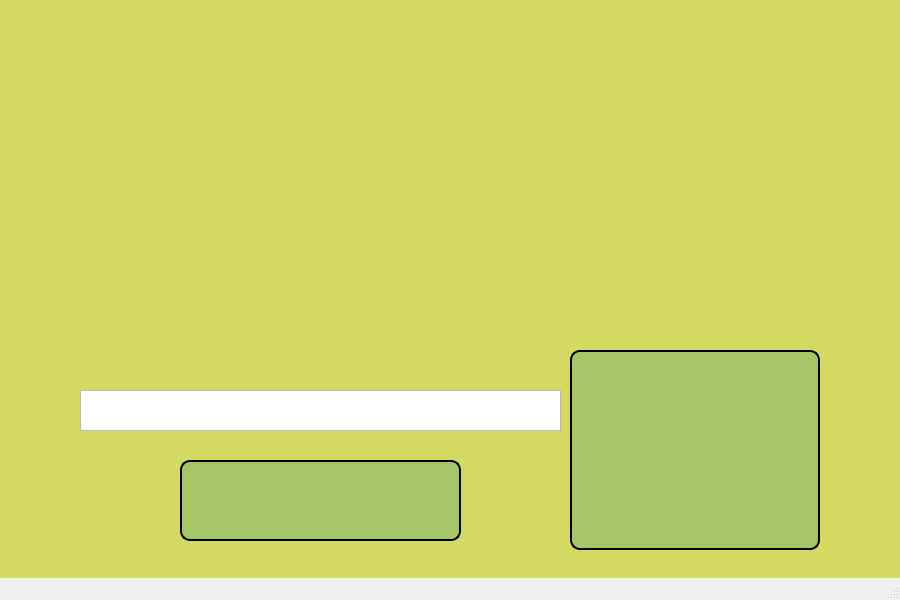
<?xml version="1.0" encoding="UTF-8"?>
<ui version="4.0">
 <class>improcessWindow</class>
 <widget class="QMainWindow" name="improcessWindow">
  <property name="geometry">
   <rect>
    <x>0</x>
    <y>0</y>
    <width>900</width>
    <height>600</height>
   </rect>
  </property>
  <property name="minimumSize">
   <size>
    <width>900</width>
    <height>600</height>
   </size>
  </property>
  <property name="maximumSize">
   <size>
    <width>900</width>
    <height>600</height>
   </size>
  </property>
  <property name="windowTitle">
   <string>NDVI Calculation</string>
  </property>
  <property name="windowIcon">
   <iconset>
    <normalon>:/newPrefix/logo.png</normalon>
   </iconset>
  </property>
  <widget class="QWidget" name="centralwidget">
   <widget class="QLabel" name="label">
    <property name="geometry">
     <rect>
      <x>0</x>
      <y>-10</y>
      <width>900</width>
      <height>600</height>
     </rect>
    </property>
    <property name="minimumSize">
     <size>
      <width>900</width>
      <height>600</height>
     </size>
    </property>
    <property name="styleSheet">
     <string notr="true">background-color: rgb(211, 217, 97);
background-image: url(:/newPrefix/ndvi bg.png);</string>
    </property>
    <property name="text">
     <string/>
    </property>
   </widget>
   <widget class="QTextEdit" name="textEdit">
    <property name="geometry">
     <rect>
      <x>80</x>
      <y>390</y>
      <width>481</width>
      <height>41</height>
     </rect>
    </property>
    <property name="font">
     <font>
      <pointsize>12</pointsize>
     </font>
    </property>
   </widget>
   <widget class="QPushButton" name="proceedButton">
    <property name="geometry">
     <rect>
      <x>180</x>
      <y>460</y>
      <width>281</width>
      <height>81</height>
     </rect>
    </property>
    <property name="styleSheet">
     <string notr="true">QPushButton {
	image: url(:/newPrefix/proceed.png);
	background-color: rgb(166, 197, 103);
	border-width: 2px;
	border-style: outset;
	border-radius: 10px;
	border-color: black;
	padding: 4px;
}
QPushButton:hover {
	image: url(:/newPrefix/proceed.png);
	background-color: rgb(176, 197, 143);
}
QPushButton:pressed {
	image: url(:/newPrefix/proceed.png);
	background-color: rgb(151, 197, 76);
}


</string>
    </property>
    <property name="text">
     <string/>
    </property>
   </widget>
   <widget class="QPushButton" name="uploadButton">
    <property name="geometry">
     <rect>
      <x>570</x>
      <y>350</y>
      <width>250</width>
      <height>200</height>
     </rect>
    </property>
    <property name="styleSheet">
     <string notr="true">QPushButton {
	image: url(:/newPrefix/upload.png);
	background-color: rgb(166, 197, 103);
	border-width: 2px;
	border-style: outset;
	border-radius: 10px;
	border-color: black;
	padding: 4px;
}
QPushButton:hover {
	image: url(:/newPrefix/upload.png);
	background-color: rgb(176, 197, 143);
}
QPushButton:pressed {
	image: url(:/newPrefix/upload.png);
	background-color: rgb(151, 197, 76);
}


</string>
    </property>
    <property name="text">
     <string/>
    </property>
   </widget>
  </widget>
  <widget class="QStatusBar" name="statusBar"/>
 </widget>
 <resources>
  <include location="bg.qrc"/>
 </resources>
 <connections/>
</ui>
